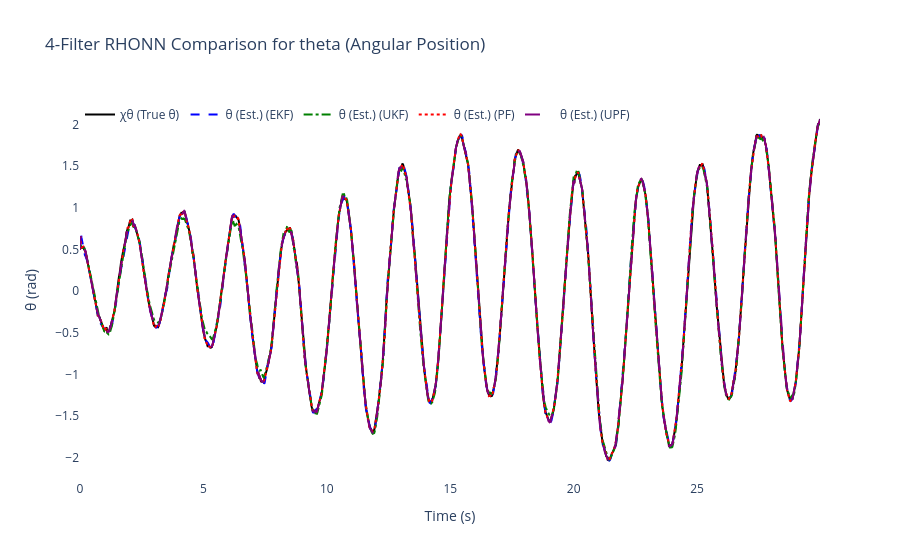
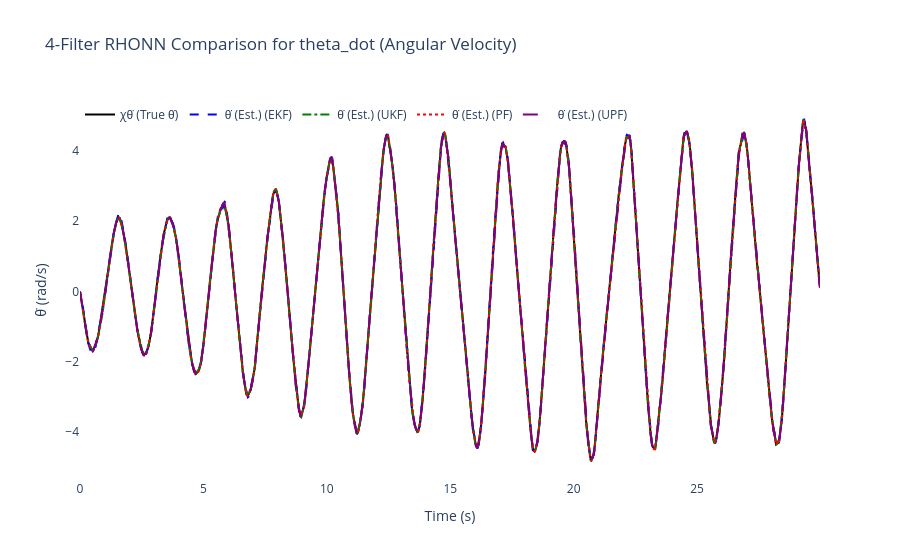
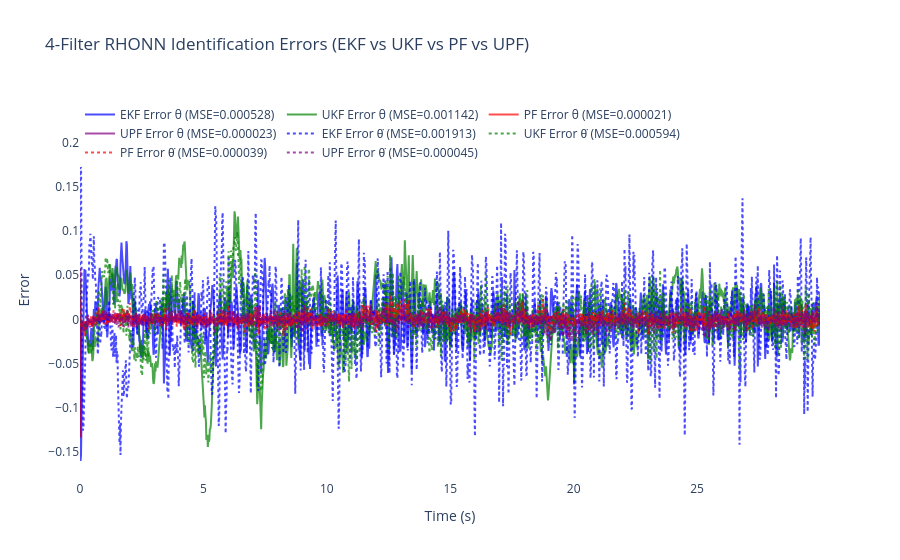
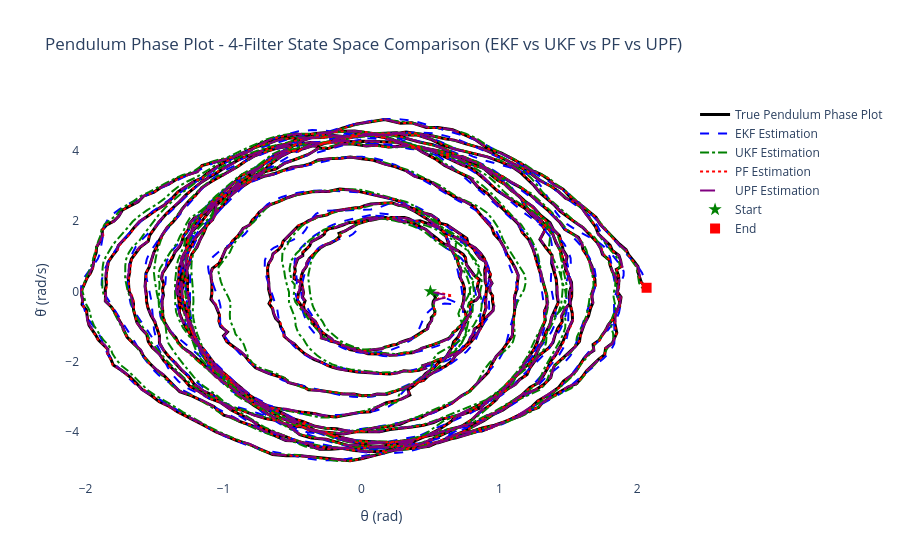

Notebook code for these charts, in order:
### Code cell
# ============================================================
    # 6) Results & plots for Nonlinear Pendulum
# ============================================================
mse_theta_ekf = np.mean((x_true[:, 0] - x_hat_ekf[:, 0])**2)     # angular position
mse_thetadot_ekf = np.mean((x_true[:, 1] - x_hat_ekf[:, 1])**2)  # angular velocity

mse_theta_ukf = np.mean((x_true[:, 0] - x_hat_ukf[:, 0])**2)     # angular position
mse_thetadot_ukf = np.mean((x_true[:, 1] - x_hat_ukf[:, 1])**2)  # angular velocity

mse_theta_pf = np.mean((x_true[:, 0] - x_hat_pf[:, 0])**2)       # angular position
mse_thetadot_pf = np.mean((x_true[:, 1] - x_hat_pf[:, 1])**2)    # angular velocity

mse_theta_upf = np.mean((x_true[:, 0] - x_hat_upf[:, 0])**2)     # angular position
mse_thetadot_upf = np.mean((x_true[:, 1] - x_hat_upf[:, 1])**2)  # angular velocity

print(f"\nFinal EKF-RHONN Weights:")
for i in range(2):
    state_names = ['theta', 'theta_dot']
    print(f"  Neuron {i+1} ({state_names[i]}): {ekf_trainer.weights[i]}")

print(f"\nFinal UKF-RHONN Weights:")
for i in range(2):
    state_names = ['theta', 'theta_dot']
    print(f"  Neuron {i+1} ({state_names[i]}): {ukf_trainer.weights[i]}")

print(f"\nFinal PF-RHONN Weight Estimates:")
pf_estimates = pf_trainer.get_estimate()
for i in range(2):
    state_names = ['theta', 'theta_dot']
    print(f"  Neuron {i+1} ({state_names[i]}): {pf_estimates[i]}")

print(f"\nFinal UPF-RHONN Weight Estimates:")
upf_estimates = upf_trainer.get_estimate()
for i in range(2):
    state_names = ['theta', 'theta_dot']
    print(f"  Neuron {i+1} ({state_names[i]}): {upf_estimates[i]}")

print("\n--- Performance Comparison (MSE) for Nonlinear Pendulum ---")
print(f"EKF MSE theta:      {mse_theta_ekf:.6f}")
print(f"EKF MSE theta_dot:  {mse_thetadot_ekf:.6f}")
print(f"UKF MSE theta:      {mse_theta_ukf:.6f}")
print(f"UKF MSE theta_dot:  {mse_thetadot_ukf:.6f}")
print(f"PF  MSE theta:      {mse_theta_pf:.6f}")
print(f"PF  MSE theta_dot:  {mse_thetadot_pf:.6f}")
print(f"UPF MSE theta:      {mse_theta_upf:.6f}")
print(f"UPF MSE theta_dot:  {mse_thetadot_upf:.6f}")

states_info = [
    {'idx': 0, 'var': 'theta', 'desc': 'Angular Position', 'y_label': 'θ (rad)',
     'chi': 'χθ (True θ)', 'x': 'θ (Est.)'},
    {'idx': 1, 'var': 'theta_dot', 'desc': 'Angular Velocity', 'y_label': 'θ̇ (rad/s)',
     'chi': 'χθ̇ (True θ̇)', 'x': 'θ̇ (Est.)'}
]

for state_info in states_info:
    i = state_info['idx']
    trace_plant = go.Scatter(x=t_history, y=x_true[:, i], mode='lines',
                            name=state_info['chi'], line=dict(color='black', width=2))
    trace_ekf = go.Scatter(x=t_history, y=x_hat_ekf[:, i], mode='lines',
                        name=f"{state_info['x']} (EKF)", line=dict(dash='dash', color='blue'))
    trace_ukf = go.Scatter(x=t_history, y=x_hat_ukf[:, i], mode='lines',
                        name=f"{state_info['x']} (UKF)", line=dict(dash='dashdot', color='green'))
    trace_pf = go.Scatter(x=t_history, y=x_hat_pf[:, i], mode='lines',
                        name=f"{state_info['x']} (PF)", line=dict(dash='dot', color='red'))
    trace_upf = go.Scatter(x=t_history, y=x_hat_upf[:, i], mode='lines',
                        name=f"{state_info['x']} (UPF)", line=dict(dash='longdash', color='purple'))

    fig = go.Figure([trace_plant, trace_ekf, trace_ukf, trace_pf, trace_upf])
    fig.update_layout(
        title=f'4-Filter RHONN Comparison for {state_info["var"]} ({state_info["desc"]})',
        xaxis_title='Time (s)',
        yaxis_title=state_info['y_label'],
        legend=dict(x=0, y=1, orientation='h'),
        font=dict(size=12),
        plot_bgcolor='white',
        paper_bgcolor='white'
    )
    fig.show()

# Errors for both states
error_theta_ekf = x_true[:, 0] - x_hat_ekf[:, 0]
error_thetadot_ekf = x_true[:, 1] - x_hat_ekf[:, 1]

error_theta_ukf = x_true[:, 0] - x_hat_ukf[:, 0]
error_thetadot_ukf = x_true[:, 1] - x_hat_ukf[:, 1]

error_theta_pf = x_true[:, 0] - x_hat_pf[:, 0]
error_thetadot_pf = x_true[:, 1] - x_hat_pf[:, 1]

error_theta_upf = x_true[:, 0] - x_hat_upf[:, 0]
error_thetadot_upf = x_true[:, 1] - x_hat_upf[:, 1]

fig2 = go.Figure()
fig2.add_trace(go.Scatter(x=t_history, y=error_theta_ekf, mode='lines',
                        name=f'EKF Error θ (MSE={mse_theta_ekf:.6f})', opacity=0.7, line=dict(color='blue')))
fig2.add_trace(go.Scatter(x=t_history, y=error_theta_ukf, mode='lines',
                        name=f'UKF Error θ (MSE={mse_theta_ukf:.6f})', opacity=0.7, line=dict(color='green')))
fig2.add_trace(go.Scatter(x=t_history, y=error_theta_pf, mode='lines',
                        name=f'PF Error θ (MSE={mse_theta_pf:.6f})', opacity=0.7, line=dict(color='red')))
fig2.add_trace(go.Scatter(x=t_history, y=error_theta_upf, mode='lines',
                        name=f'UPF Error θ (MSE={mse_theta_upf:.6f})', opacity=0.7, line=dict(color='purple')))
fig2.add_trace(go.Scatter(x=t_history, y=error_thetadot_ekf, mode='lines',
                        name=f'EKF Error θ̇ (MSE={mse_thetadot_ekf:.6f})', opacity=0.7, line=dict(color='blue', dash='dot')))
fig2.add_trace(go.Scatter(x=t_history, y=error_thetadot_ukf, mode='lines',
                        name=f'UKF Error θ̇ (MSE={mse_thetadot_ukf:.6f})', opacity=0.7, line=dict(color='green', dash='dot')))
fig2.add_trace(go.Scatter(x=t_history, y=error_thetadot_pf, mode='lines',
                        name=f'PF Error θ̇ (MSE={mse_thetadot_pf:.6f})', opacity=0.7, line=dict(color='red', dash='dot')))
fig2.add_trace(go.Scatter(x=t_history, y=error_thetadot_upf, mode='lines',
                        name=f'UPF Error θ̇ (MSE={mse_thetadot_upf:.6f})', opacity=0.7, line=dict(color='purple', dash='dot')))
fig2.update_layout(
    title='4-Filter RHONN Identification Errors (EKF vs UKF vs PF vs UPF)',
    xaxis_title='Time (s)',
    yaxis_title='Error',
    legend=dict(x=0, y=1, orientation='h'),
    font=dict(size=12),
    plot_bgcolor='white',
    paper_bgcolor='white'
)
fig2.show()

# Phase plot (theta vs theta_dot for pendulum)
fig_phase = go.Figure()
fig_phase.add_trace(go.Scatter(x=x_true[:, 0], y=x_true[:, 1], mode='lines',
                              name='True Pendulum Phase Plot',
                              line=dict(color='black', width=3)))
fig_phase.add_trace(go.Scatter(x=x_hat_ekf[:, 0], y=x_hat_ekf[:, 1], mode='lines',
                              name='EKF Estimation',
                              line=dict(color='blue', width=2, dash='dash')))
fig_phase.add_trace(go.Scatter(x=x_hat_ukf[:, 0], y=x_hat_ukf[:, 1], mode='lines',
                              name='UKF Estimation',
                              line=dict(color='green', width=2, dash='dashdot')))
fig_phase.add_trace(go.Scatter(x=x_hat_pf[:, 0], y=x_hat_pf[:, 1], mode='lines',
                              name='PF Estimation',
                              line=dict(color='red', width=2, dash='dot')))
fig_phase.add_trace(go.Scatter(x=x_hat_upf[:, 0], y=x_hat_upf[:, 1], mode='lines',
                              name='UPF Estimation',
                              line=dict(color='purple', width=2, dash='longdash')))
# Add start and end markers
fig_phase.add_trace(go.Scatter(x=[x_true[0, 0]], y=[x_true[0, 1]], mode='markers',
                              name='Start', marker=dict(color='green', size=10, symbol='star')))
fig_phase.add_trace(go.Scatter(x=[x_true[-1, 0]], y=[x_true[-1, 1]], mode='markers',
                              name='End', marker=dict(color='red', size=10, symbol='square')))
fig_phase.update_layout(
    title='Pendulum Phase Plot - 4-Filter State Space Comparison (EKF vs UKF vs PF vs UPF)',
    xaxis_title='θ (rad)',
    yaxis_title='θ̇ (rad/s)',
    font=dict(size=12),
    plot_bgcolor='white',
    paper_bgcolor='white',
    showlegend=True
)
fig_phase.show()

# Determine which filter has the lowest total MSE (sum of theta, theta_dot)
mse_total_ekf = mse_theta_ekf + mse_thetadot_ekf
mse_total_ukf = mse_theta_ukf + mse_thetadot_ukf
mse_total_pf = mse_theta_pf + mse_thetadot_pf
mse_total_upf = mse_theta_upf + mse_thetadot_upf

mse_totals = {'EKF': mse_total_ekf, 'UKF': mse_total_ukf, 'PF': mse_total_pf, 'UPF': mse_total_upf}
best_filter = min(mse_totals, key=mse_totals.get)

print(f"\n=== 4-FILTER RHONN PERFORMANCE RANKING ===")
sorted_filters = sorted(mse_totals.items(), key=lambda x: x[1])
for rank, (filter_name, mse) in enumerate(sorted_filters, 1):
    emoji = "🏆" if rank == 1 else "🥈" if rank == 2 else "🥉" if rank == 3 else "🔻"
    print(f"{emoji} {rank}. {filter_name}: {mse:.6f}")

print(f"\n🎯 Champion: {best_filter} with total MSE of {mse_totals[best_filter]:.6f}")

# UPF-specific analysis
print(f"\n=== UPF (Unscented Particle Filter) Analysis ===")
upf_sigma_info = upf_trainer.get_sigma_point_info()
print(f"Sigma Points: {upf_sigma_info['n_sigma_points']} per particle")
print(f"UKF Parameters: α={upf_sigma_info['alpha']:.3f}, β={upf_sigma_info['beta']:.1f}")
print(f"λ (lambda): {upf_sigma_info['lambda']:.6f}")

upf_params = upf_trainer.get_parameters_info()
print(f"Particles: {upf_params['theta']['n_particles']}")
print(f"UPF vs Standard PF comparison:")
improvement_theta = ((mse_theta_pf - mse_theta_upf) / mse_theta_pf * 100) if mse_theta_pf > 0 else 0
improvement_thetadot = ((mse_thetadot_pf - mse_thetadot_upf) / mse_thetadot_pf * 100) if mse_thetadot_pf > 0 else 0
print(f"  θ tracking improvement: {improvement_theta:.1f}%")
print(f"  θ̇ tracking improvement: {improvement_thetadot:.1f}%")

### Figure 1 — Plotly figure (JSON) as saved in the notebook; plotly's stock layout.template omitted (floating-point values rounded to 4 significant figures; data arrays with more than 128 entries replaced by an {"elided": "..."} marker saying what was removed)
{"data": [{"line": {"color": "black", "width": 2}, "mode": "lines", "name": "χθ (True θ)", "type": "scatter", "x": {"elided": "1500 float values"}, "y": {"elided": "1500 float values"}}, {"line": {"color": "blue", "dash": "dash"}, "mode": "lines", "name": "θ (Est.) (EKF)", "type": "scatter", "x": {"elided": "1500 float values"}, "y": {"elided": "1500 float values"}}, {"line": {"color": "green", "dash": "dashdot"}, "mode": "lines", "name": "θ (Est.) (UKF)", "type": "scatter", "x": {"elided": "1500 float values"}, "y": {"elided": "1500 float values"}}, {"line": {"color": "red", "dash": "dot"}, "mode": "lines", "name": "θ (Est.) (PF)", "type": "scatter", "x": {"elided": "1500 float values"}, "y": {"elided": "1500 float values"}}, {"line": {"color": "purple", "dash": "longdash"}, "mode": "lines", "name": "θ (Est.) (UPF)", "type": "scatter", "x": {"elided": "1500 float values"}, "y": {"elided": "1500 float values"}}], "layout": {"font": {"size": 12}, "legend": {"orientation": "h", "x": 0, "y": 1}, "paper_bgcolor": "white", "plot_bgcolor": "white", "title": {"text": "4-Filter RHONN Comparison for theta (Angular Position)"}, "xaxis": {"title": {"text": "Time (s)"}}, "yaxis": {"title": {"text": "θ (rad)"}}}}

### Figure 2 — Plotly figure (JSON) as saved in the notebook; plotly's stock layout.template omitted (floating-point values rounded to 4 significant figures; data arrays with more than 128 entries replaced by an {"elided": "..."} marker saying what was removed)
{"data": [{"line": {"color": "black", "width": 2}, "mode": "lines", "name": "χθ̇ (True θ̇)", "type": "scatter", "x": {"elided": "1500 float values"}, "y": {"elided": "1500 float values"}}, {"line": {"color": "blue", "dash": "dash"}, "mode": "lines", "name": "θ̇ (Est.) (EKF)", "type": "scatter", "x": {"elided": "1500 float values"}, "y": {"elided": "1500 float values"}}, {"line": {"color": "green", "dash": "dashdot"}, "mode": "lines", "name": "θ̇ (Est.) (UKF)", "type": "scatter", "x": {"elided": "1500 float values"}, "y": {"elided": "1500 float values"}}, {"line": {"color": "red", "dash": "dot"}, "mode": "lines", "name": "θ̇ (Est.) (PF)", "type": "scatter", "x": {"elided": "1500 float values"}, "y": {"elided": "1500 float values"}}, {"line": {"color": "purple", "dash": "longdash"}, "mode": "lines", "name": "θ̇ (Est.) (UPF)", "type": "scatter", "x": {"elided": "1500 float values"}, "y": {"elided": "1500 float values"}}], "layout": {"font": {"size": 12}, "legend": {"orientation": "h", "x": 0, "y": 1}, "paper_bgcolor": "white", "plot_bgcolor": "white", "title": {"text": "4-Filter RHONN Comparison for theta_dot (Angular Velocity)"}, "xaxis": {"title": {"text": "Time (s)"}}, "yaxis": {"title": {"text": "θ̇ (rad/s)"}}}}

### Figure 3 — Plotly figure (JSON) as saved in the notebook; plotly's stock layout.template omitted (floating-point values rounded to 4 significant figures; data arrays with more than 128 entries replaced by an {"elided": "..."} marker saying what was removed)
{"data": [{"line": {"color": "blue"}, "mode": "lines", "name": "EKF Error θ (MSE=0.000528)", "opacity": 0.7, "type": "scatter", "x": {"elided": "1500 float values"}, "y": {"elided": "1500 float values"}}, {"line": {"color": "green"}, "mode": "lines", "name": "UKF Error θ (MSE=0.001142)", "opacity": 0.7, "type": "scatter", "x": {"elided": "1500 float values"}, "y": {"elided": "1500 float values"}}, {"line": {"color": "red"}, "mode": "lines", "name": "PF Error θ (MSE=0.000021)", "opacity": 0.7, "type": "scatter", "x": {"elided": "1500 float values"}, "y": {"elided": "1500 float values"}}, {"line": {"color": "purple"}, "mode": "lines", "name": "UPF Error θ (MSE=0.000023)", "opacity": 0.7, "type": "scatter", "x": {"elided": "1500 float values"}, "y": {"elided": "1500 float values"}}, {"line": {"color": "blue", "dash": "dot"}, "mode": "lines", "name": "EKF Error θ̇ (MSE=0.001913)", "opacity": 0.7, "type": "scatter", "x": {"elided": "1500 float values"}, "y": {"elided": "1500 float values"}}, {"line": {"color": "green", "dash": "dot"}, "mode": "lines", "name": "UKF Error θ̇ (MSE=0.000594)", "opacity": 0.7, "type": "scatter", "x": {"elided": "1500 float values"}, "y": {"elided": "1500 float values"}}, {"line": {"color": "red", "dash": "dot"}, "mode": "lines", "name": "PF Error θ̇ (MSE=0.000039)", "opacity": 0.7, "type": "scatter", "x": {"elided": "1500 float values"}, "y": {"elided": "1500 float values"}}, {"line": {"color": "purple", "dash": "dot"}, "mode": "lines", "name": "UPF Error θ̇ (MSE=0.000045)", "opacity": 0.7, "type": "scatter", "x": {"elided": "1500 float values"}, "y": {"elided": "1500 float values"}}], "layout": {"font": {"size": 12}, "legend": {"orientation": "h", "x": 0, "y": 1}, "paper_bgcolor": "white", "plot_bgcolor": "white", "title": {"text": "4-Filter RHONN Identification Errors (EKF vs UKF vs PF vs UPF)"}, "xaxis": {"title": {"text": "Time (s)"}}, "yaxis": {"title": {"text": "Error"}}}}

### Figure 4 — Plotly figure (JSON) as saved in the notebook; plotly's stock layout.template omitted (floating-point values rounded to 4 significant figures; data arrays with more than 128 entries replaced by an {"elided": "..."} marker saying what was removed)
{"data": [{"line": {"color": "black", "width": 3}, "mode": "lines", "name": "True Pendulum Phase Plot", "type": "scatter", "x": {"elided": "1500 float values"}, "y": {"elided": "1500 float values"}}, {"line": {"color": "blue", "dash": "dash", "width": 2}, "mode": "lines", "name": "EKF Estimation", "type": "scatter", "x": {"elided": "1500 float values"}, "y": {"elided": "1500 float values"}}, {"line": {"color": "green", "dash": "dashdot", "width": 2}, "mode": "lines", "name": "UKF Estimation", "type": "scatter", "x": {"elided": "1500 float values"}, "y": {"elided": "1500 float values"}}, {"line": {"color": "red", "dash": "dot", "width": 2}, "mode": "lines", "name": "PF Estimation", "type": "scatter", "x": {"elided": "1500 float values"}, "y": {"elided": "1500 float values"}}, {"line": {"color": "purple", "dash": "longdash", "width": 2}, "mode": "lines", "name": "UPF Estimation", "type": "scatter", "x": {"elided": "1500 float values"}, "y": {"elided": "1500 float values"}}, {"marker": {"color": "green", "size": 10, "symbol": "star"}, "mode": "markers", "name": "Start", "type": "scatter", "x": [0.5], "y": [0]}, {"marker": {"color": "red", "size": 10, "symbol": "square"}, "mode": "markers", "name": "End", "type": "scatter", "x": [2.068], "y": [0.1036]}], "layout": {"font": {"size": 12}, "paper_bgcolor": "white", "plot_bgcolor": "white", "showlegend": true, "title": {"text": "Pendulum Phase Plot - 4-Filter State Space Comparison (EKF vs UKF vs PF vs UPF)"}, "xaxis": {"title": {"text": "θ (rad)"}}, "yaxis": {"title": {"text": "θ̇ (rad/s)"}}}}
